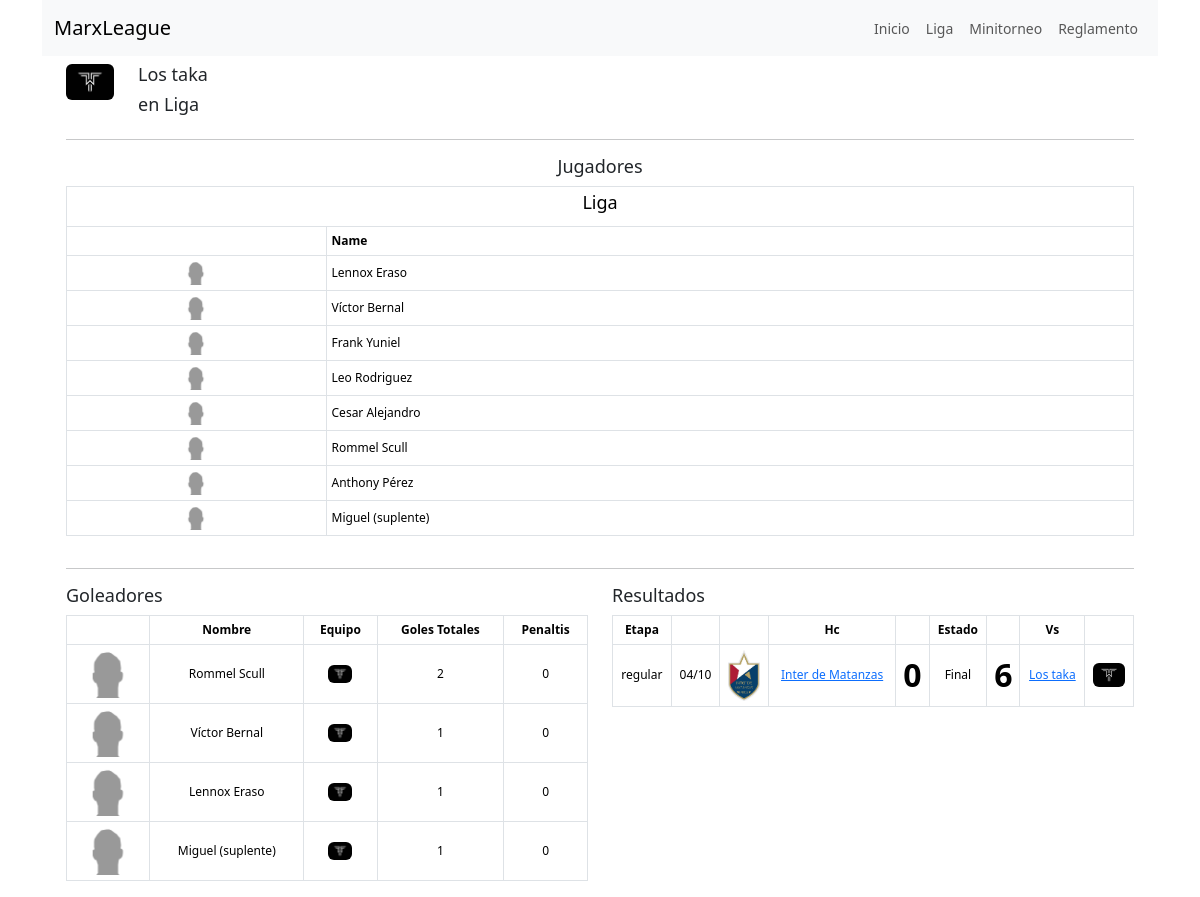
Page /team-details/liga/los_taka on the committed database.
### futbol/models/team.py (models this page shows)
class Team(models.Model):
    name = models.CharField(max_length=100, unique=True, null=True, blank=True)
    slug = models.SlugField(max_length=100, unique=True, blank=True, null=True)
    grade = models.CharField(max_length=50, null=True, blank=True)
    abbrev = models.CharField(max_length=3, null=True, blank=True)
    imagen = models.CharField(max_length=3, null=True, blank=True)
    def __str__(self):
        return self.name

### futbol/models/league.py (models this page shows, shortened)
class League(models.Model):
    name = models.CharField(max_length=100, unique=True, default="Nombre")
    slug = models.SlugField(max_length=100, unique=True, blank=True, null=True)
    teams = models.ManyToManyField('Team', related_name='leagues')

### futbol/models/player_league_team.py (models this page shows, shortened)
class PlayerLeagueTeam(models.Model):
    player = models.ForeignKey(Player, on_delete=models.CASCADE)
    league = models.ForeignKey(League, on_delete=models.CASCADE)
    team = models.ForeignKey(Team, on_delete=models.CASCADE)

### futbol/models/player.py (models this page shows, shortened)
class Player(models.Model):
    name = models.CharField(max_length=100, unique=True, default="Nombre")
    grade = models.CharField(max_length=50, null=True, blank=True)
    imagen = models.CharField(max_length=100, null=True, blank=True)
    alias = models.CharField(max_length=50, null=True, blank=True)

### futbol/models/schedule.py (models this page shows, shortened)
class Schedule(models.Model):
    STATUS_CHOICES = [
        ("completed", "Completed"),
        ("scheduled", "Scheduled"),
        ("raining", "Raining"),
        ("playing", "Playing"),
        ("pending", "Pending"),
    ]
    STAGES_CHOICES = [
        ("regular", "Regular"),
        ("octavos", "Octavos"),
        ("cuartos", "Cuartos"),
        ("semifinal", "SemiFinal"),
        ("final", "Final"),
    ]
    league = models.ForeignKey(League, on_delete=models.SET_NULL, null=True)
    vs = models.ForeignKey(
        Team,
        on_delete=models.SET_NULL,
        related_name="vs_schedule",
        null=True,
        blank=True,
    )
    hc = models.ForeignKey(
        Team,
        on_delete=models.SET_NULL,
        related_name="hc_schedule",
        null=True,
        blank=True,
    )
    date = models.DateField(null=True, blank=True)
    vs_goals = models.IntegerField(null=True, blank=True)
    hc_goals = models.IntegerField(null=True, blank=True)
    vs_definition_penalties = models.IntegerField(null=True, blank=True)
    hc_definition_penalties = models.IntegerField(null=True, blank=True)
    vs_points = models.IntegerField(null=True, blank=True)
    hc_points = models.IntegerField(null=True, blank=True)
    mvp = models.ForeignKey(Player, on_delete=models.SET_NULL, null=True, blank=True)
    status = models.CharField(
        max_length=20, choices=STATUS_CHOICES, default="scheduled"
    )
    stages = models.CharField(max_length=20, choices=STAGES_CHOICES, default="regular")

### futbol/views/pages/team_details_page.py (the view)
# urls.py: path("team-details/<slug:league_slug>/<slug:team_slug>", TeamDetailsPageView.as_view(), name="team_details_page")
class TeamDetailsPageView(TemplateView):
    template_name = "pages/team_details_page.html"
    def get_context_data(self, **kwargs):
        context = super().get_context_data(**kwargs)
        leagues = League.objects.all()
        team = Team.objects.get(slug=kwargs.get("team_slug"))
        league = League.objects.get(slug=kwargs.get("league_slug"))
        players_leagues_teams = PlayerLeagueTeam.objects.filter(
            team=team, league=league
        )
        schedules_view = ScheduleView(**kwargs)
        schedules_context = schedules_view.get_context_data(
            request=self.request,
            league_slug=self.kwargs.get("league_slug"),
            team_slug=self.kwargs.get("team_slug"),
        )
        context["schedules"] = render_to_string(
            schedules_view.template_name, schedules_context
        )
        stats_goals_view = StatsGoalsView(**kwargs)
        stats_goals_context = stats_goals_view.get_context_data(
            request=self.request,
            league_slug=self.kwargs.get("league_slug"),
            team_slug=self.kwargs.get("team_slug"),
        )
        stats_goals_view = render_to_string(
            stats_goals_view.template_name, stats_goals_context
        )
        context["stats_goals_view"] = stats_goals_view
        context["team"] = team
        context["players_leagues_teams"] = players_leagues_teams
        context["league"] = league
        context["leagues"] = leagues
        return context

### futbol/templates/views/schedule_view.html (shortened to what this page needs)
{% load static %}
<table class="table table-bordered table-condensed">
  <thead>
    <tr>
      <th class="text-center">Etapa</th>
      <th class="text-center"></th>
      <th class="text-center"></th>
      <th class="text-center">Hc</th>
      <th class="text-center"></th>
      <th class="text-center">Estado</th>
      <th class="text-center"></th>
      <th class="text-center">Vs</th>
      <th class="text-center"></th>
    </tr>
  </thead>
  <tbody>
    {% for schedule in schedules %}
      <tr>
        <td class="text-center align-middle">{{ schedule.stages }}</td>
        <td class="text-center align-middle">{{ schedule.date|date:'d/m' }}</td>
        <td class="text-center align-middle">
          <img style="height: 32; width: 32px" src="{% static 'futbol/images/logos/' %}{{ schedule.hc.imagen|default:'na' }}.png" class="rounded" alt="Logo" />
        </td>
        <td class="text-center align-middle">
          <a href="{% url 'team_details_page'  league.slug schedule.hc.slug %}">{{ schedule.hc }}</a>
        </td>
        <td class="text-center align-middle">
          {% if schedule.status == 'completed' or schedule.status == 'playing' %}
            <span class="fw-bold fs-2">{{ schedule.hc_goals }}</span>
          {% endif %}
        </td>
        <td class="text-center align-middle">
          {% if schedule.status == 'completed' %}
            Final
          {% elif schedule.status == 'scheduled' %}
          {% elif schedule.status == 'playing' %}
            En Juego
          {% elif schedule.status == 'pending' %}
            Pendiente
          {% elif schedule.status == 'raining' %}
            Lloviendo
          {% endif %}
        </td>
        <td class="text-center align-middle">
          {% if schedule.status == 'completed' or schedule.status == 'playing' %}
            <span class="fw-bold fs-2">{{ schedule.vs_goals }}</span>
          {% endif %}
        </td>
        <td class="text-center align-middle">
          <a href="{% url 'team_details_page' league.slug  schedule.vs.slug  %}">{{ schedule.vs }}</a>
        </td>
        <td class="text-center align-middle">
          <img style="height: 32; width: 32px" src="{% static 'futbol/images/logos/' %}{{ schedule.vs.imagen|default:'na' }}.png" class="rounded" alt="Logo" />
        </td>
      </tr>
    {% endfor %}
  </tbody>
</table>

### futbol/templates/views/stats_goals_view.html (shortened to what this page needs)
{% load static %}
<table class="table table-bordered table-condensed">
  <thead>
    <tr>
      <th class="text-center"></th>
      <th class="text-center">Nombre</th>
      <th class="text-center">Equipo</th>
      <th class="text-center">Goles Totales</th>
      <th class="text-center">Penaltis</th>
    </tr>
  </thead>
  <tbody>
    {% for goal in goals %}
      <tr>
        <td class="text-center">
          <img style="height: 48; width: 48px" src="{% static 'futbol/images/players/' %}{{ goal.player__imagen|default:'na' }}.png" class="rounded" alt="Logo" /> <br />
        </td>
        <td class="text-center align-middle">{{ goal.player__name }}</td>
        <td class="text-center align-middle">
          <img style="height: 24; width: 24px" src="{% static 'futbol/images/logos/' %}{{ goal.player__playerleagueteam__team__imagen|default:'na' }}.png" class="rounded" alt="Logo" />
        </td>
        <td class="text-center align-middle">{{ goal.goals }}</td>
        <td class="text-center align-middle">{{ goal.penalties }}</td>
      </tr>
    {% endfor %}
  </tbody>
</table>

### futbol/templates/pages/team_details_page.html (shortened to what this page needs)
{% extends './base.html' %}
{% load static %}
{% block content %}
  <div class="container">
    <div class="row">
      <div class="col-auto">
        <img style="height: 48; width: 48px" src="{% static 'futbol/images/logos/' %}{{ team.imagen|default:'na' }}.png" class="rounded" alt="Logo" />
      </div>
      <div class="col">
        <h1>{{ team.name }}</h1>
        <h1>en {{ league.name }}</h1>
      </div>
    </div>
    <hr />
    <h5 class="text-center">Jugadores</h5>
    <div class="row">
        <div class="col-md">
          <table class="table table-bordered">
            <thead>
              <tr>
                <th class="text-center align-middle"  colspan="2"><h2>{{ league.name }}</h2></th>
              </tr>
              <tr>
                <th scope="col"></th>
                <th scope="col">Name</th>
              </tr>
            </thead>
            <tbody>
              {% for player_league_team in players_leagues_teams %}
                  <tr>
                    <td class="text-center align-middle">
                      <img style="height: 24; width: 24px" src="{% static 'futbol/images/players/' %}{{ player_league_team.player.imagen|default:'na' }}.png" class="rounded" alt="Logo" />
                    </td>
                    <td class="align-middle">{{ player_league_team.player.name }}</td>
                  </tr>
              {% endfor %}
            </tbody>
          </table>
        </div>
    </div>
    <hr />
    <div class="row mt-2">
      <div class="col-md">
        <div class="d-flex justify-content-between">
          <h3 class="mr-auto">Goleadores</h3>
        </div>
        {{ stats_goals_view }}
      </div>
      <div class="col-md">
        <div class="d-flex justify-content-between">
          <h3 class="mr-auto">Resultados</h3>
        </div>
        {{ schedules }}
      </div>
    </div>
  </div>
{% endblock %}

### static/css/style.css (style rules this page uses)
body { font-size: 14px; }
h1, h2, h3, h4, h5, h6 { font-size: 18px; color: var(--primary-color); }
.table { font-size: 12px; border-spacing: 0; border-collapse: collapse; }
.table th, .table td { padding: 5px; }

### rows in the picture
Team: name "Los taka"
League: name "Liga"
PlayerLeagueTeam: player.name "Lennox Eraso"
PlayerLeagueTeam: player.name "Víctor Bernal"
PlayerLeagueTeam: player.name "Frank Yuniel"
PlayerLeagueTeam: player.name "Leo Rodriguez"
PlayerLeagueTeam: player.name "Cesar Alejandro"
PlayerLeagueTeam: player.name "Rommel Scull"
PlayerLeagueTeam: player.name "Anthony Pérez"
PlayerLeagueTeam: player.name "Miguel (suplente)"
Player: player__name "Rommel Scull", goals "2", penalties "0"
Player: player__name "Víctor Bernal", goals "1", penalties "0"
Player: player__name "Lennox Eraso", goals "1", penalties "0"
Player: player__name "Miguel (suplente)", goals "1", penalties "0"
Schedule: stages "regular", date "04/10", hc "Inter de Matanzas", hc_goals "0", status "Final", vs_goals "6", vs "Los taka"
